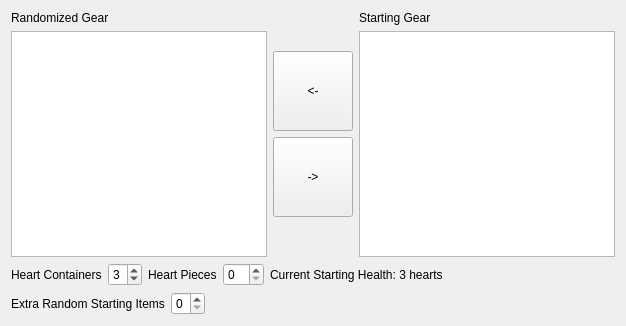
          <widget class="QWidget" name="tab_starting_items">
           <property name="enabled">
            <bool>true</bool>
           </property>
           <attribute name="title">
            <string>Starting Items</string>
           </attribute>
           <layout class="QVBoxLayout" name="verticalLayout_4">
            <item>
             <layout class="QHBoxLayout" name="horizontalLayout_6">
              <item>
               <layout class="QVBoxLayout" name="verticalLayout_5">
                <item>
                 <widget class="QLabel" name="label_for_randomized_gear">
                  <property name="text">
                   <string>Randomized Gear</string>
                  </property>
                 </widget>
                </item>
                <item>
                 <widget class="QListView" name="randomized_gear">
                  <property name="editTriggers">
                   <set>QAbstractItemView::NoEditTriggers</set>
                  </property>
                  <property name="selectionMode">
                   <enum>QAbstractItemView::ExtendedSelection</enum>
                  </property>
                 </widget>
                </item>
               </layout>
              </item>
              <item>
               <layout class="QVBoxLayout" name="verticalLayout_6">
                <item>
                 <spacer name="verticalSpacer">
                  <property name="orientation">
                   <enum>Qt::Vertical</enum>
                  </property>
                  <property name="sizeHint" stdset="0">
                   <size>
                    <width>20</width>
                    <height>40</height>
                   </size>
                  </property>
                 </spacer>
                </item>
                <item>
                 <widget class="QPushButton" name="remove_gear">
                  <property name="minimumSize">
                   <size>
                    <width>0</width>
                    <height>80</height>
                   </size>
                  </property>
                  <property name="text">
                   <string>&lt;-</string>
                  </property>
                 </widget>
                </item>
                <item>
                 <widget class="QPushButton" name="add_gear">
                  <property name="minimumSize">
                   <size>
                    <width>0</width>
                    <height>80</height>
                   </size>
                  </property>
                  <property name="text">
                   <string>-&gt;</string>
                  </property>
                 </widget>
                </item>
                <item>
                 <spacer name="verticalSpacer_2">
                  <property name="orientation">
                   <enum>Qt::Vertical</enum>
                  </property>
                  <property name="sizeHint" stdset="0">
                   <size>
                    <width>20</width>
                    <height>40</height>
                   </size>
                  </property>
                 </spacer>
                </item>
               </layout>
              </item>
              <item>
               <layout class="QVBoxLayout" name="verticalLayout_7">
                <item>
                 <widget class="QLabel" name="label_for_starting_gear">
                  <property name="text">
                   <string>Starting Gear</string>
                  </property>
                 </widget>
                </item>
                <item>
                 <widget class="QListView" name="starting_gear">
                  <property name="editTriggers">
                   <set>QAbstractItemView::NoEditTriggers</set>
                  </property>
                  <property name="selectionMode">
                   <enum>QAbstractItemView::ExtendedSelection</enum>
                  </property>
                 </widget>
                </item>
               </layout>
              </item>
             </layout>
            </item>
            <item>
             <layout class="QHBoxLayout" name="horizontalLayout_7">
              <item>
               <widget class="QLabel" name="label_for_starting_hcs">
                <property name="text">
                 <string>Heart Containers</string>
                </property>
               </widget>
              </item>
              <item>
               <widget class="QSpinBox" name="starting_hcs">
                <property name="layoutDirection">
                 <enum>Qt::LeftToRight</enum>
                </property>
                <property name="minimum">
                 <number>1</number>
                </property>
                <property name="maximum">
                 <number>9</number>
                </property>
                <property name="value">
                 <number>3</number>
                </property>
                <property name="displayIntegerBase">
                 <number>10</number>
                </property>
               </widget>
              </item>
              <item>
               <widget class="QLabel" name="label_for_starting_pohs">
                <property name="text">
                 <string>Heart Pieces</string>
                </property>
               </widget>
              </item>
              <item>
               <widget class="QSpinBox" name="starting_pohs">
                <property name="maximum">
                 <number>44</number>
                </property>
                <property name="value">
                 <number>0</number>
                </property>
                <property name="displayIntegerBase">
                 <number>10</number>
                </property>
               </widget>
              </item>
              <item>
               <widget class="QLabel" name="current_health">
                <property name="text">
                 <string>Current Starting Health: 3 hearts</string>
                </property>
               </widget>
              </item>
              <item>
               <spacer name="horizontalSpacer_3">
                <property name="orientation">
                 <enum>Qt::Horizontal</enum>
                </property>
                <property name="sizeHint" stdset="0">
                 <size>
                  <width>40</width>
                  <height>20</height>
                 </size>
                </property>
               </spacer>
              </item>
             </layout>
            </item>
            <item>
             <layout class="QHBoxLayout" name="horizontalLayout_random_starting_items">
              <item>
               <widget class="QLabel" name="label_for_num_extra_starting_items">
                <property name="text">
                 <string>Extra Random Starting Items</string>
                </property>
               </widget>
              </item>
              <item>
               <widget class="QSpinBox" name="num_extra_starting_items">
                <property name="layoutDirection">
                 <enum>Qt::LeftToRight</enum>
                </property>
                <property name="maximum">
                 <number>3</number>
                </property>
                <property name="value">
                 <number>0</number>
                </property>
                <property name="displayIntegerBase">
                 <number>10</number>
                </property>
               </widget>
              </item>
              <item>
               <spacer name="horizontalSpacer_random_starting_item">
                <property name="orientation">
                 <enum>Qt::Horizontal</enum>
                </property>
                <property name="sizeHint" stdset="0">
                 <size>
                  <width>40</width>
                  <height>20</height>
                 </size>
                </property>
               </spacer>
              </item>
             </layout>
            </item>
           </layout>
          </widget>
